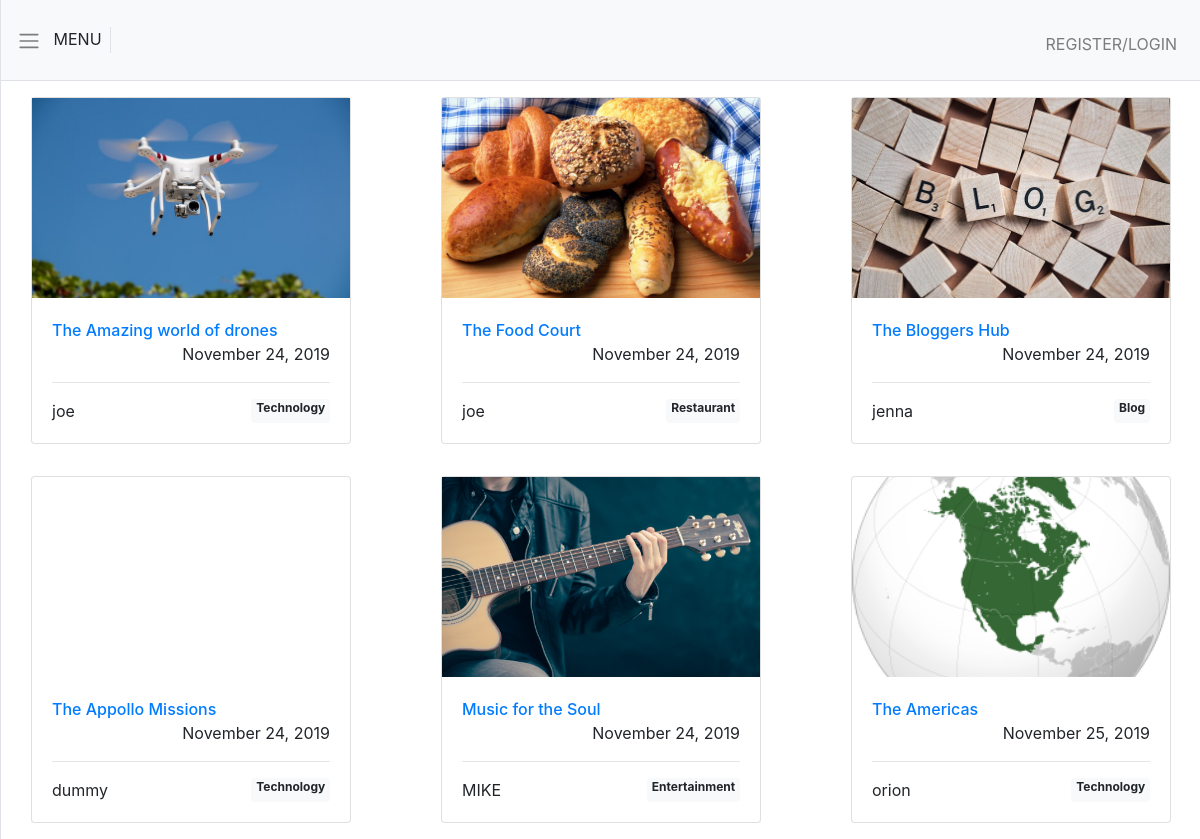
The page / on the database its author committed.
### sites/models.py (models this page shows, shortened)
class Site(models.Model):
    cover = models.ImageField(upload_to='sites_images')
    title = models.CharField(max_length=100)
    description = models.TextField()
    tags = models.ManyToManyField(Tag)
    author = models.ForeignKey(get_user_model(), on_delete=models.CASCADE, related_name='sites')
    created_at = models.DateTimeField(auto_now_add=True, blank=True, null=True)

class Tag(models.Model):
    name = models.CharField(max_length=13)
    def __str__(self):
        return self.name

### accounts/models.py (models this page shows, shortened)
class CustomUser(AbstractUser):
    avatar = models.ImageField(upload_to='avatars', default='default_avatar.jpg')
    bio = models.CharField(max_length=500, null=True, blank=True)
    telephone = models.CharField(max_length=13, blank=True, null=True)
    def __str__(self):
        return self.username

### sites/views.py (the view)
# urls.py: path('', SiteListView.as_view(), name='home'),
class SiteListView(ListView):
    model = Site
    template_name = 'home.html'

### templates/home.html
{% extends 'base.html'%}
{% block content%}
<div class="row">
    {% for object in object_list %}
    <div class="col-lg-4 col-md-6 my-3">
        <div class="card mx-auto" style="width: 20rem;">
            <a href="{% url 'site' object.id %}">
                <div class="site_display_image" style="background-image: url({{object.cover.url}});"></div>
            </a>
            <div class="card-body site_display_card_body">
                <div>
                    <a href="{% url 'site' object.id %}">
                        <span class="h6 text-center">{{object.title}}</span>
                    </a>
                </div>
                <div style="display:flex; justify-content: flex-end;">
                    <span>{{object.created_at | date:"F d, Y" }}</span>
                </div>
                <hr>
                <div style="display:flex; justify-content:space-between;">
                    <span>{{object.author}}</span>
                    {% for tag in object.tags.all %}
                    <span class="badge badge-light">{{tag}}</span>
                    {% endfor%}
                </div>
            </div>
        </div>
    </div>
    {% endfor %}
</div>
{% endblock content%}

### static/css/simple-sidebar.css (style rules this page uses)
body { overflow-x: hidden; }

### static/css/main.css (style rules this page uses)
.site_display_image { height:200px; min-width:19rem; background-size: cover; background-position: center; background-repeat: no-repeat; }

### rows shown on the page
Site: cover (picture), title "The Amazing world of drones", created_at "November 24, 2019", author "joe"
Tag: name "Technology"
Site: cover (picture), title "The Food Court", created_at "November 24, 2019", author "joe"
Tag: name "Restaurant"
Site: cover (picture), title "The Bloggers Hub", created_at "November 24, 2019", author "jenna"
Tag: name "Blog"
Site: title "The Appollo Missions", created_at "November 24, 2019", author "dummy"
Site: cover (picture), title "Music for the Soul", created_at "November 24, 2019", author "MIKE"
Tag: name "Entertainment"
Site: cover (picture), title "The Americas", created_at "November 25, 2019", author "orion"
